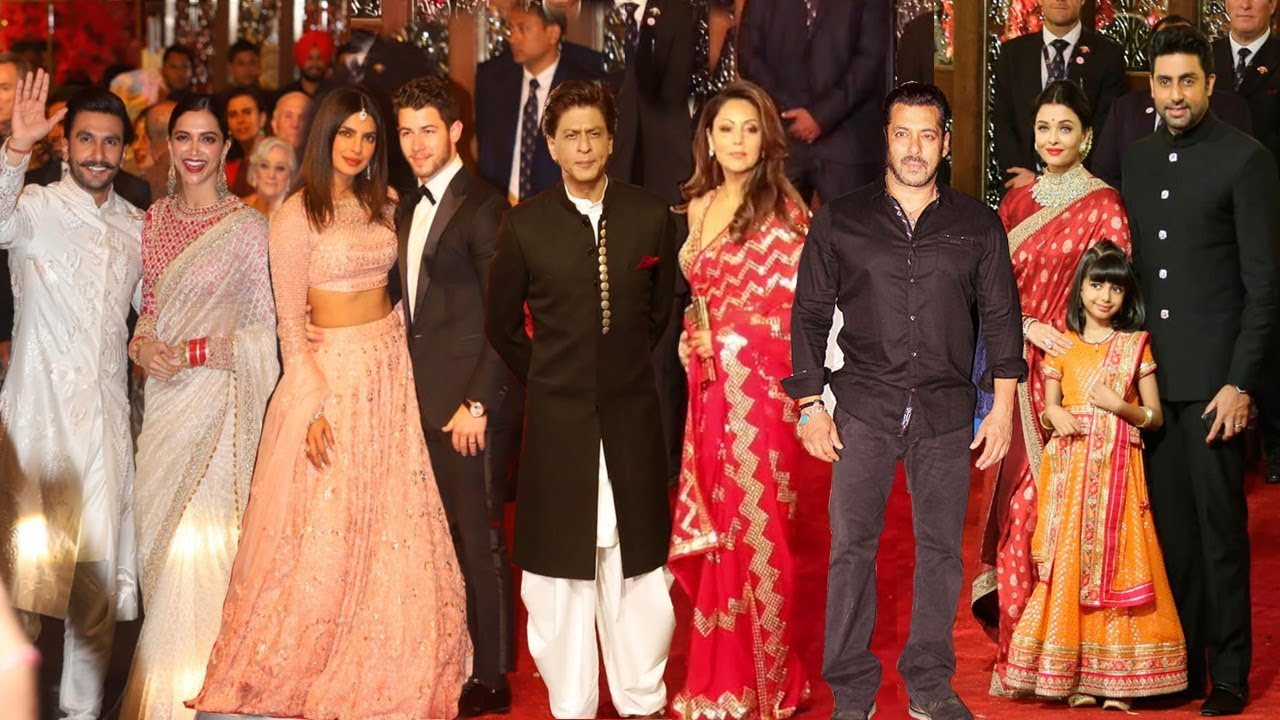
#> input picture 3.jpg, 1280 x 720 px
$ jupyter execute detect_face_image.ipynb   (shell and % lines are left out)
#> lines starting #> are read from the running program, lines starting #| are printed output that depends on the picture; after the words box and inside, x2 and y2 are one past the last pixel; in counts of white or black regions, pixels touching at a corner belong together
[cell 1]
import cv2
import os

# Load the cascade
face_cascade = cv2.CascadeClassifier('haarcascade_frontalface_default.xml')

# Read the input image
img = cv2.imread('3.jpg')
#> img is the input picture: shape (720, 1280, 3); mean B, G, R 71.7, 88.6, 138.5

# Convert into grayscale
gray = cv2.cvtColor(img, cv2.COLOR_BGR2GRAY)
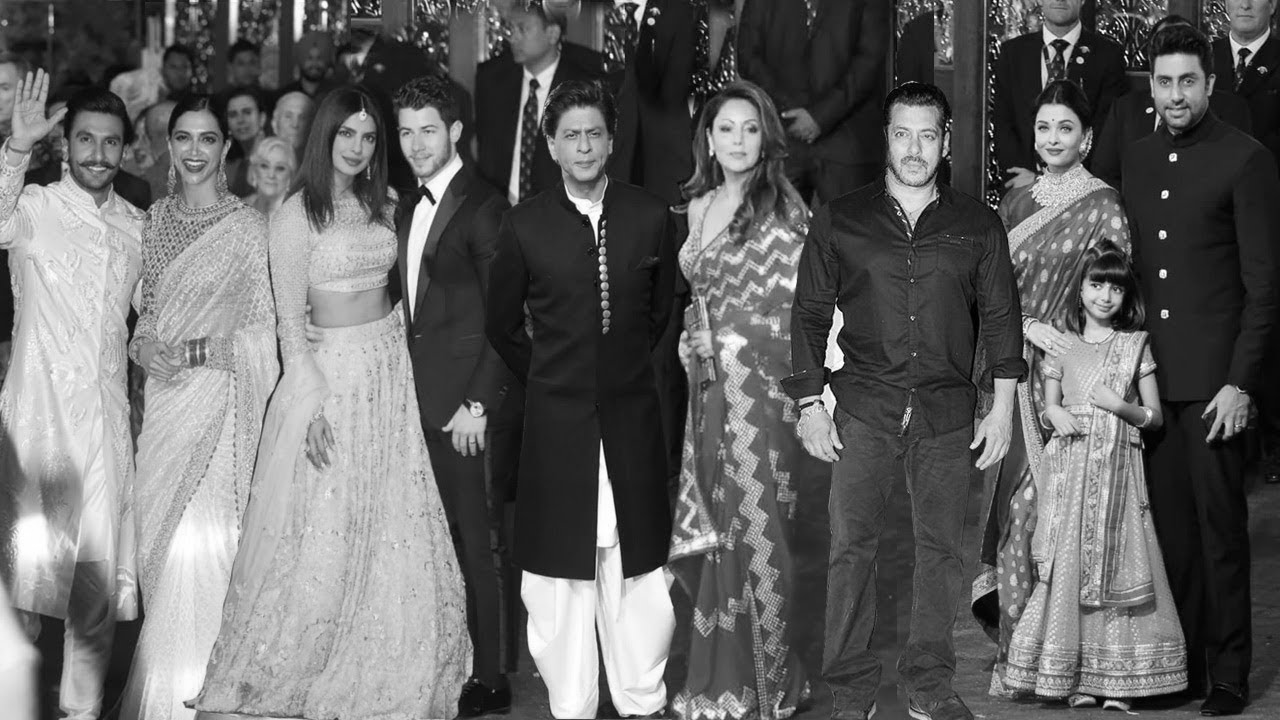
#> gray: shape (720, 1280); min 0, max 255, mean 101.6

# Detect faces
faces = face_cascade.detectMultiScale(gray, 1.1, 4)
#> faces = 21 rows, first 6: [300, 47, 28, 28], [231, 51, 32, 32], [162, 54, 35, 35], [219, 95, 46, 46], [278, 103, 34, 34], [389, 109, 59, 59]
#print(faces)

# Draw rectangle around the faces
for (x, y, w, h) in faces:
    cv2.rectangle(img, (x, y), (x + w, y + h), (255, 0, 0), 2)
#> this loop made 21 passes
#> (x, y, w, h) on passes 1 to 12: (300, 47, 28, 28), (231, 51, 32, 32), (162, 54, 35, 35), (219, 95, 46, 46), (278, 103, 34, 34), (389, 109, 59, 59), (328, 113, 59, 59), (244, 145, 57, 57), (549, 108, 68, 68), (1024, 104, 62, 62), (1078, 263, 57, 57), (705, 104, 66, 66)
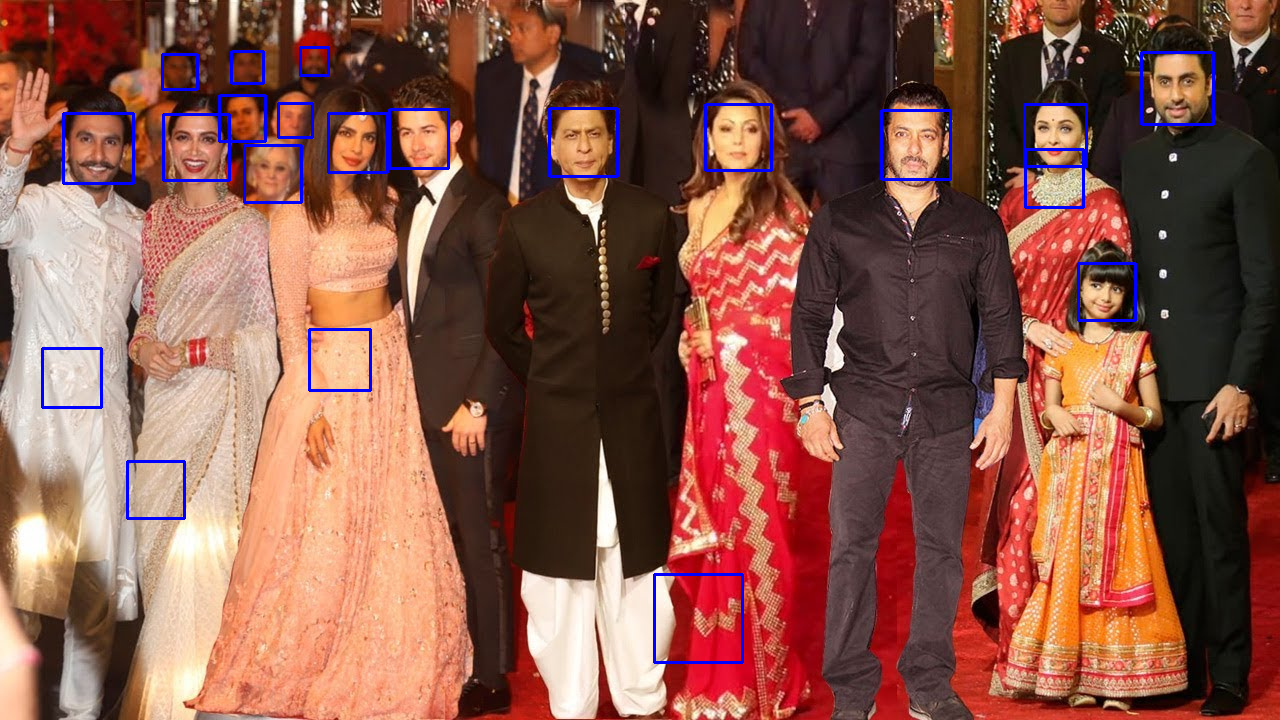
#> img: shape (720, 1280, 3); 1.54% of pixels changed, all inside (x1, y1, x2, y2) = (41, 46, 1215, 664)

# Display the output
cv2.imshow('img', img)
cv2.imwrite(os.path.join('C:/Users/Gauri/Desktop/3) PROJECTS/Image Detect' , 'output.jpg'), img)
cv2.waitKey()
#> Out = 27
